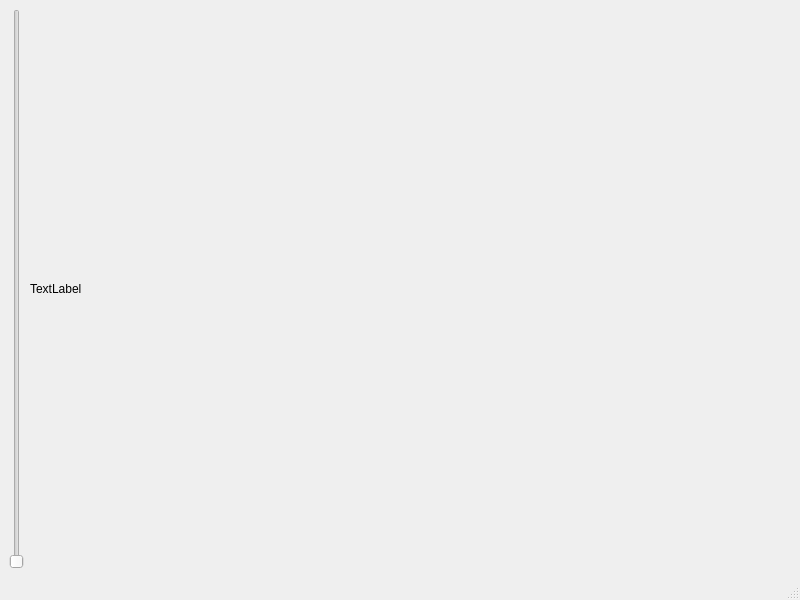
<?xml version="1.0" encoding="UTF-8"?>
<ui version="4.0">
 <class>MainWindow</class>
 <widget class="QMainWindow" name="MainWindow">
  <property name="geometry">
   <rect>
    <x>0</x>
    <y>0</y>
    <width>800</width>
    <height>600</height>
   </rect>
  </property>
  <property name="windowTitle">
   <string>MainWindow</string>
  </property>
  <widget class="QWidget" name="centralwidget">
   <layout class="QVBoxLayout" name="verticalLayout">
    <item>
     <layout class="QHBoxLayout" name="horizontalLayout">
      <item>
       <widget class="QSlider" name="verticalSlider">
        <property name="orientation">
         <enum>Qt::Vertical</enum>
        </property>
       </widget>
      </item>
      <item>
       <widget class="QLabel" name="label">
        <property name="text">
         <string>TextLabel</string>
        </property>
       </widget>
      </item>
     </layout>
    </item>
   </layout>
  </widget>
  <widget class="QMenuBar" name="menubar">
   <property name="geometry">
    <rect>
     <x>0</x>
     <y>0</y>
     <width>800</width>
     <height>22</height>
    </rect>
   </property>
  </widget>
  <widget class="QStatusBar" name="statusbar"/>
 </widget>
 <resources/>
 <connections/>
</ui>
